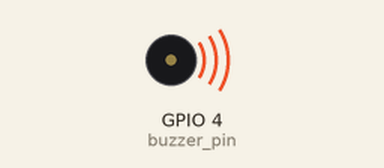
The program below on a simulated Raspberry Pi (BCM pin numbers). Shown: buzzer (waves = sounding). At 2.3 s the program stops and its outputs stay as they are.

Above: at 0.1 s.
At 2.4 s:
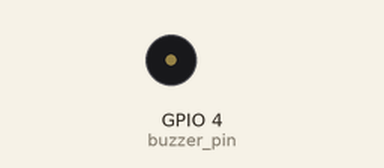
Timing chart, 0 to 3.8 s (numbered marks = the images above):
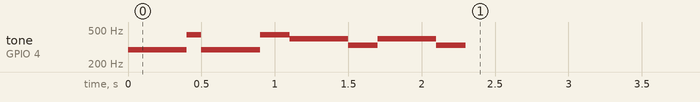

Measured:
- by itself, tone on GPIO 4 (buzzer_pin): plays 292 Hz for 0.40 s, 440 Hz for 0.10 s, 292 Hz for 0.40 s, 440 Hz for 0.20 s, 394 Hz for 0.40 s, 330 Hz for 0.20 s … (8 notes in this stretch)

The program:

buzzer.py
```python
import RPi.GPIO as GPIO
import time

GPIO.setmode(GPIO.BCM)

buzzer_pin = 4

GPIO.setup(buzzer_pin, GPIO.OUT)

scale = [262, 394, 330, 349, 292, 440, 494, 523]

list = [4, 5, 4, 5, 1, 2, 1, 2]
term = [0.4, 0.1, 0.4, 0.2, 0.4, 0.2, 0.4, 0.2]

try:
  p = GPIO.PWM(buzzer_pin, 100)
  p.start(100)
  p.ChangeDutyCycle(90)

  for i in range(8):
    p.ChangeFrequency(scale[list[i]])

    time.sleep(term[i])

  p.stop()
finally:
  GPIO.cleanup()
```
